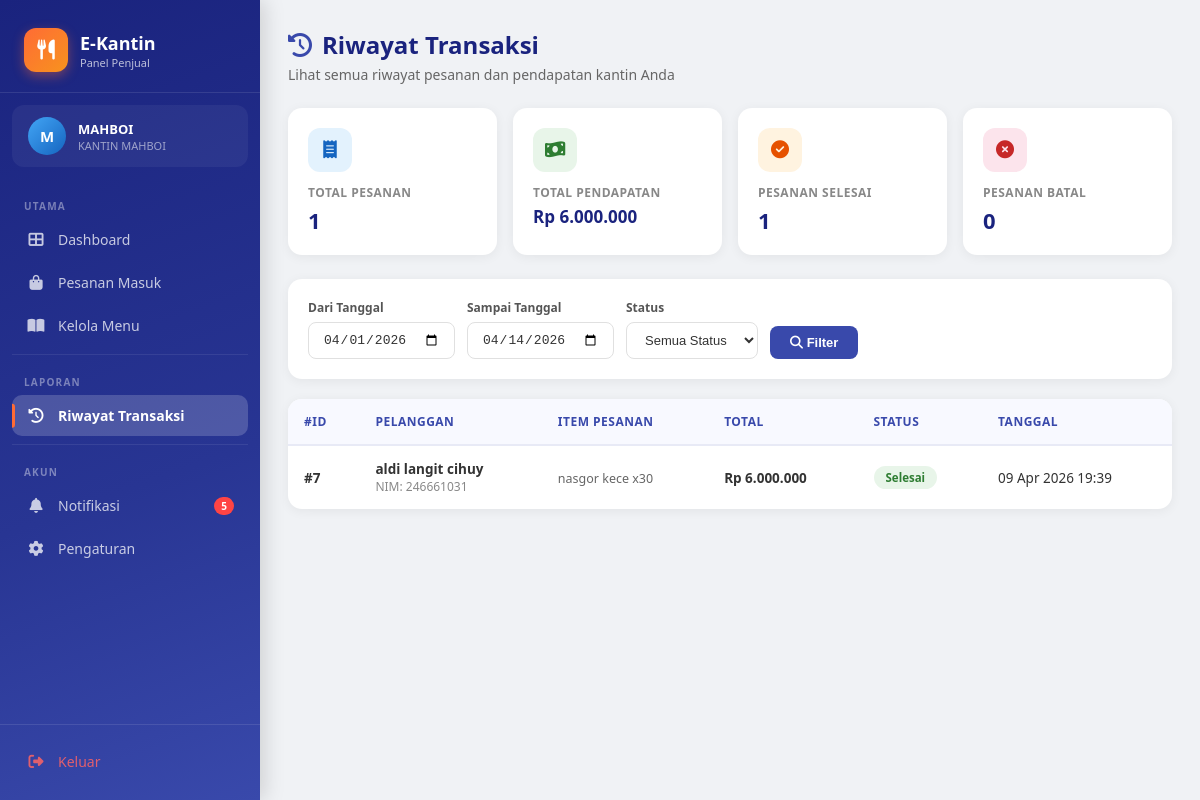
Page /dashboard/penjual/riwayat.php (signed in) on the committed database.
### tables this page shows
CREATE TABLE `pesanan` (
  `id_pesanan` int(11) NOT NULL,
  `id_user` int(11) DEFAULT NULL,
  `id_penjual` int(11) DEFAULT NULL,
  `tanggal` datetime DEFAULT current_timestamp(),
  `status` enum('menunggu','diproses','selesai','batal') DEFAULT 'menunggu',
  `total_harga` int(11) DEFAULT NULL,
  `metode_bayar` enum('saldo','tunai') DEFAULT 'saldo'
);

CREATE TABLE `users` (
  `id_user` int(11) NOT NULL,
  `nim` varchar(20) DEFAULT NULL,
  `nama` varchar(100) NOT NULL,
  `email` varchar(100) NOT NULL,
  `no_hp` varchar(20) NOT NULL,
  `password` varchar(255) NOT NULL,
  `created_at` timestamp NOT NULL DEFAULT current_timestamp() ON UPDATE current_timestamp(),
  `role` enum('mahasiswa','penjual','admin') NOT NULL DEFAULT 'mahasiswa'
);

### dashboard/penjual/riwayat.php (the view, shortened to what this page needs)
<?php
require_once '../../includes/db.php';
$id_penjual = $_SESSION['penjual']['id_penjual'] ?? 0;
$tanggal_dari = $_GET['dari'] ?? date('Y-m-01');
$tanggal_sampai = $_GET['sampai'] ?? date('Y-m-d');
$where = "WHERE p.id_penjual = ?";
$params = [$id_penjual];
$where .= " AND DATE(p.tanggal) BETWEEN ? AND ?";
$params[] = $tanggal_dari;
$params[] = $tanggal_sampai;
$stmt = $pdo->prepare("
    SELECT
        COUNT(*) as total_pesanan,
        SUM(CASE WHEN status='selesai' THEN total_harga ELSE 0 END) as total_pendapatan,
        SUM(CASE WHEN status='selesai' THEN 1 ELSE 0 END) as pesanan_selesai,
        SUM(CASE WHEN status='batal' THEN 1 ELSE 0 END) as pesanan_batal
    FROM pesanan p $where
");
$stmt->execute($params);
$stats = $stmt->fetch();
$stmt2 = $pdo->prepare("
    SELECT p.*, u.nama, u.nim,
           GROUP_CONCAT(CONCAT(m.nama_menu, ' x', dp.jumlah) SEPARATOR ', ') as items
    FROM pesanan p
    JOIN users u ON p.id_user = u.id_user
    LEFT JOIN detail_pesanan dp ON p.id_pesanan = dp.id_pesanan
    LEFT JOIN menu m ON dp.id_menu = m.id_menu
    $where
    GROUP BY p.id_pesanan
    ORDER BY p.tanggal DESC
");
$stmt2->execute($params);
$pesanan_list = $stmt2->fetchAll();
?>
<?php require_once '../../includes/sidebar_penjual.php'; ?>
<div class="page-header">
    <h1><i class="fas fa-history" style="color:#3949ab; margin-right:10px;"></i>Riwayat Transaksi</h1>
    <p>Lihat semua riwayat pesanan dan pendapatan kantin Anda</p>
</div>
<div class="stats-grid">
    <div class="stat-card">
        <div class="icon bg-blue"><i class="fas fa-receipt"></i></div>
        <div class="label">Total Pesanan</div>
        <div class="value"><?= $stats['total_pesanan'] ?></div>
    </div>
    <div class="stat-card">
        <div class="icon bg-green"><i class="fas fa-money-bill-wave"></i></div>
        <div class="label">Total Pendapatan</div>
        <div class="value" style="font-size:17px;">Rp <?= number_format($stats['total_pendapatan'] ?? 0, 0, ',', '.') ?></div>
    </div>
    <div class="stat-card">
        <div class="icon bg-orange"><i class="fas fa-check-circle"></i></div>
        <div class="label">Pesanan Selesai</div>
        <div class="value"><?= $stats['pesanan_selesai'] ?></div>
    </div>
    <div class="stat-card">
        <div class="icon bg-red"><i class="fas fa-times-circle"></i></div>
        <div class="label">Pesanan Batal</div>
        <div class="value"><?= $stats['pesanan_batal'] ?></div>
    </div>
</div>
<div class="filter-card">
    <form method="GET" class="filter-row">
        <div class="filter-group">
            <label>Dari Tanggal</label>
            <input type="date" name="dari" value="<?= htmlspecialchars($tanggal_dari) ?>">
        </div>
        <div class="filter-group">
            <label>Sampai Tanggal</label>
            <input type="date" name="sampai" value="<?= htmlspecialchars($tanggal_sampai) ?>">
        </div>
        <div class="filter-group">
            <label>Status</label>
            <select name="status">
                <option value="">Semua Status</option>
            </select>
        </div>
        <button type="submit" class="btn-filter"><i class="fas fa-search"></i> Filter</button>
    </form>
</div>
<div class="table-card">
    <?php if (empty($pesanan_list)): ?>
        <div class="empty-state">
            <i class="fas fa-inbox"></i>
            <p>Tidak ada data transaksi untuk filter ini</p>
        </div>
    <?php else: ?>
    <table>
        <thead>
            <tr>
                <th>#ID</th>
                <th>Pelanggan</th>
                <th>Item Pesanan</th>
                <th>Total</th>
                <th>Status</th>
                <th>Tanggal</th>
            </tr>
        </thead>
        <tbody>
            <?php foreach ($pesanan_list as $p): ?>
            <tr>
                <td><strong>#<?= $p['id_pesanan'] ?></strong></td>
                <td>
                    <div style="font-weight:600;"><?= htmlspecialchars($p['nama']) ?></div>
                    <div style="color:#888;font-size:12px;">NIM: <?= htmlspecialchars($p['nim'] ?? '-') ?></div>
                </td>
                <td>
                    <div class="items-text"><?= htmlspecialchars($p['items'] ?? '-') ?></div>
                </td>
                <td><strong>Rp <?= number_format($p['total_harga'], 0, ',', '.') ?></strong></td>
                <td>
                    <span class="status-badge status-<?= $p['status'] ?>">
                        <?= ucfirst($p['status']) ?>
                    </span>
                </td>
                <td><?= date('d M Y H:i', strtotime($p['tanggal'])) ?></td>
            </tr>
            <?php endforeach; ?>
        </tbody>
    </table>
    <?php endif; ?>
</div>
</div>
</body>
</html>

### includes/sidebar_penjual.php (style rules this page uses)
.page-header { margin-bottom:24px; }
.page-header h1 { font-size:24px; font-weight:700; color:#1a237e; }
.page-header p { color:#666; font-size:14px; margin-top:4px; }

### dashboard/penjual/riwayat.php (style rules this page uses)
.stats-grid { display: grid; grid-template-columns: repeat(auto-fit, minmax(180px,1fr)); gap: 16px; margin-bottom: 24px; }
.stat-card { background: white; border-radius: 14px; padding: 20px; box-shadow: 0 2px 12px rgba(0,0,0,0.06); }
.stat-card .icon { width: 44px; height: 44px; border-radius: 12px; display: flex; align-items: center; justify-content: center; font-size: 18px; margin-bottom: 12px; }
.stat-card .label { color: #888; font-size: 12px; font-weight: 600; text-transform: uppercase; letter-spacing: 0.5px; }
.stat-card .value { color: #1a237e; font-size: 22px; font-weight: 800; margin-top: 4px; }
.bg-blue { background: #e3f2fd; color: #1565c0; }
.bg-green { background: #e8f5e9; color: #2e7d32; }
.bg-orange { background: #fff3e0; color: #e65100; }
.bg-red { background: #fce4ec; color: #c62828; }
.filter-card { background: white; border-radius: 14px; padding: 20px; margin-bottom: 20px; box-shadow: 0 2px 12px rgba(0,0,0,0.06); }
.filter-row { display: flex; gap: 12px; flex-wrap: wrap; align-items: flex-end; }
.filter-group { display: flex; flex-direction: column; gap: 6px; }
.filter-group label { font-size: 12px; font-weight: 600; color: #555; }
.filter-group select, .filter-group input { padding: 9px 14px; border: 1.5px solid #e0e0e0; border-radius: 8px; font-size: 13px; color: #333; background: white; outline: none; transition: border-color 0.2s; }
.btn-filter { padding: 9px 20px; background: #3949ab; color: white; border: none; border-radius: 8px; font-size: 13px; font-weight: 600; cursor: pointer; transition: background 0.2s; }
.table-card { background: white; border-radius: 14px; box-shadow: 0 2px 12px rgba(0,0,0,0.06); overflow: hidden; }
.table-card table { width: 100%; border-collapse: collapse; }
.table-card th { background: #f8f9ff; color: #3949ab; font-size: 12px; font-weight: 700; text-transform: uppercase; letter-spacing: 0.5px; padding: 14px 16px; text-align: left; border-bottom: 2px solid #e8eaf6; }
.table-card td { padding: 14px 16px; font-size: 13.5px; color: #333; border-bottom: 1px solid #f0f0f0; }
.table-card tr:last-child td { border-bottom: none; }
.status-badge { display: inline-flex; align-items: center; gap: 5px; padding: 4px 12px; border-radius: 20px; font-size: 11.5px; font-weight: 600; }
.status-selesai { background: #e8f5e9; color: #2e7d32; }
.items-text { color: #666; font-size: 12.5px; margin-top: 2px; }

### rows in the picture
pesanan: id_pesanan "7", id_user.nama "aldi langit cihuy", id_user.nim "246661031", items "nasgor kece x30", total_harga "6.000.000", status "Selesai", tanggal "09 Apr 2026 19:39"

### other values in the picture
substr($_SESSION['user']['nama'],0,1) "M"
$_SESSION['user']['nama'] "MAHBOI"
$_SESSION['penjual']['nama_kantin'] "KANTIN MAHBOI"
$notif_count "5"
$stats['total_pesanan'] "1"
$stats['total_pendapatan'] "6.000.000"
$stats['pesanan_selesai'] "1"
$stats['pesanan_batal'] "0"
